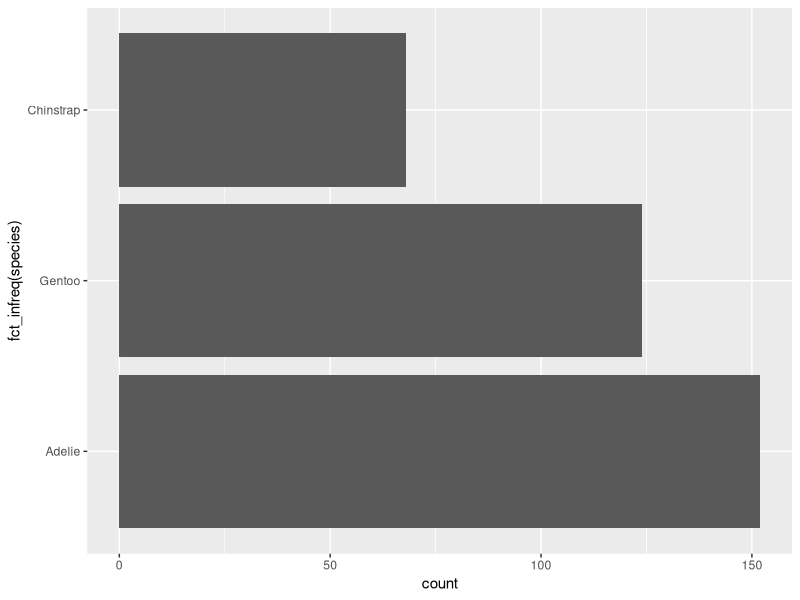
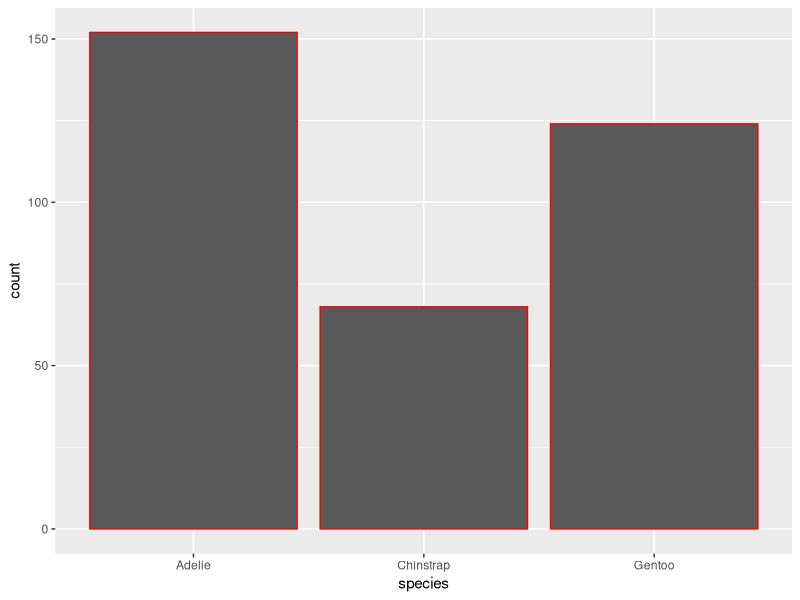
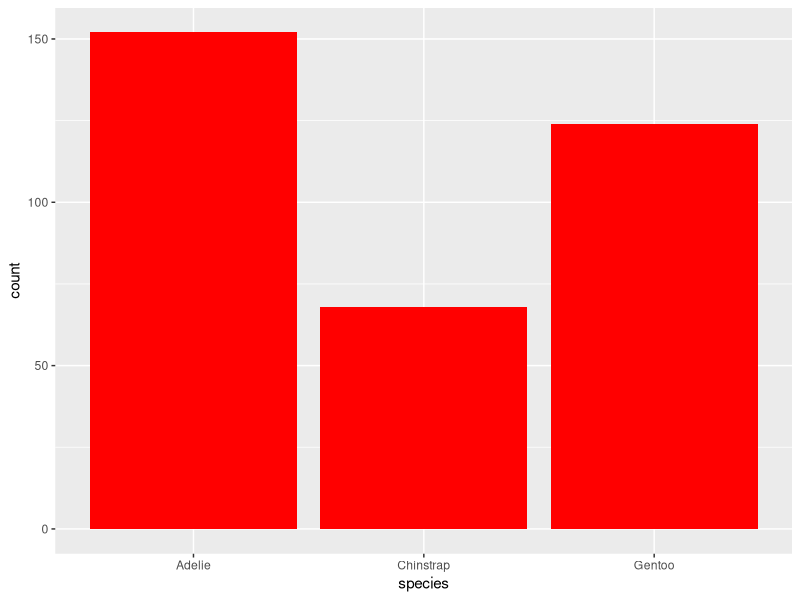

Write the R code that produced these figures, in order.
# BakerRipley Data Science Training Program
# R for Data Science (2e) – Section 1.4.3 Exercises
# Source: https://r4ds.hadley.nz/data-visualize.html#exercises-1
# NOTE: For full exercise text, see the linked R4DS chapter above.
# 
#
# --- Exercises from R for Data Science (2e) — Section 1.4.3 --- 1.4.3: 1-2
# Replace each '# (Exercise text)' line with the full exercise text from https://r4ds.hadley.nz
#
# Exercise placeholders below: 
# 
library(tidyverse)
library(palmerpenguins)
library(ggplot2)
library(ggthemes)
#
# Exercise 1 ----
# Make a bar plot of species of penguins, where you assign species to the y aesthetic. 
# How is this plot different?
#
# Your code below:
# makes horizontal instead of vertical bars
    penguins |> 
      ggplot (aes(y = fct_infreq(species))) +
      geom_bar()
#
# Exercise 2 ----
# How are the following two plots different? 
# Which aesthetic, color or fill, is more useful for changing the color of bars?
#
# Your code below:

    ggplot(penguins, aes(x = species)) +
      geom_bar(color = "red") # changes the outline to red
    
    ggplot(penguins, aes(x = species)) +
      geom_bar(fill = "red") #changes the actual fill of bar to red


# Continue as needed for the exercises assigned in the syllabus.
